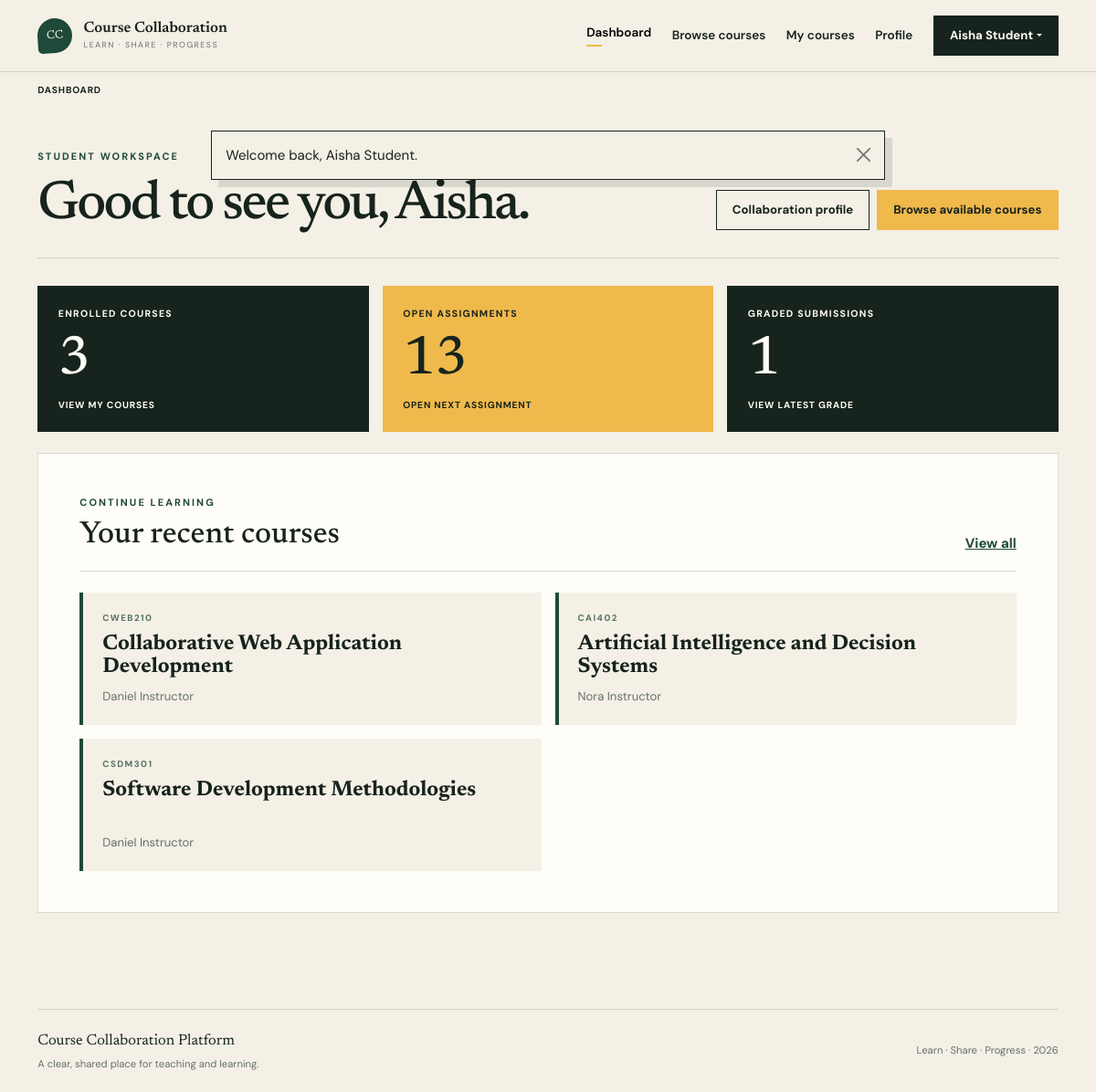
/student/dashboard.php (signed in), run on the app's committed database.
### tables this page shows
CREATE TABLE courses (
    id BIGINT UNSIGNED AUTO_INCREMENT PRIMARY KEY,
    instructor_id BIGINT UNSIGNED NOT NULL,
    course_code VARCHAR(30) NOT NULL,
    title VARCHAR(180) NOT NULL,
    description TEXT NULL,
    is_published TINYINT(1) NOT NULL DEFAULT 1,
    created_at TIMESTAMP NOT NULL DEFAULT CURRENT_TIMESTAMP,
    updated_at TIMESTAMP NOT NULL DEFAULT CURRENT_TIMESTAMP ON UPDATE CURRENT_TIMESTAMP,
    UNIQUE KEY uq_courses_code (course_code),
    KEY idx_courses_instructor (instructor_id),
    CONSTRAINT fk_courses_instructor
        FOREIGN KEY (instructor_id) REFERENCES users(id)
        ON UPDATE CASCADE ON DELETE RESTRICT
);

CREATE TABLE users (
    id BIGINT UNSIGNED AUTO_INCREMENT PRIMARY KEY,
    full_name VARCHAR(120) NOT NULL,
    email VARCHAR(190) NOT NULL,
    password_hash VARCHAR(255) NOT NULL,
    role ENUM('student', 'instructor') NOT NULL DEFAULT 'student',
    is_active TINYINT(1) NOT NULL DEFAULT 1,
    created_at TIMESTAMP NOT NULL DEFAULT CURRENT_TIMESTAMP,
    updated_at TIMESTAMP NOT NULL DEFAULT CURRENT_TIMESTAMP ON UPDATE CURRENT_TIMESTAMP,
    UNIQUE KEY uq_users_email (email),
    KEY idx_users_role (role)
);

### includes/auth.php (called while the page is built, shortened)
<?php
require_once __DIR__ . '/../config/app.php';
require_once __DIR__ . '/../config/database.php';
function current_user(): ?array
{
    return isset($_SESSION['user']) && is_array($_SESSION['user']) ? $_SESSION['user'] : null;
}
function require_login(): array
{
    $user = current_user();
    return $user;
}
function require_role(string $role): array
{
    $user = require_login();
    return $user;
}
function positive_id(mixed $value): ?int
{
    $validated = filter_var($value, FILTER_VALIDATE_INT, ['options' => ['min_range' => 1]]);
    return $validated === false ? null : (int) $validated;
}

### config/app.php (called while the page is built, shortened)
<?php
function url(string $path = ''): string
{
    return BASE_URL . ($path !== '' ? '/' . ltrim($path, '/') : '');
}
function e(?string $value): string
{
    return htmlspecialchars($value ?? '', ENT_QUOTES | ENT_SUBSTITUTE, 'UTF-8');
}

### config/database.php (called while the page is built, shortened)
<?php
function database(): PDO
{
    static $connection = null;
    if ($connection instanceof PDO) {
        return $connection;
    }
    $host = getenv('DB_HOST') ?: '127.0.0.1';
    $port = getenv('DB_PORT') ?: '3306';
    $name = getenv('DB_NAME') ?: 'course_collaboration';
    $username = getenv('DB_USER') ?: 'root';
    $password = getenv('DB_PASS') ?: '';
    $dsn = "mysql:host={$host};port={$port};dbname={$name};charset=utf8mb4";
    try {
        $connection = new PDO($dsn, $username, $password, [
            PDO::ATTR_ERRMODE => PDO::ERRMODE_EXCEPTION,
            PDO::ATTR_DEFAULT_FETCH_MODE => PDO::FETCH_ASSOC,
            PDO::ATTR_EMULATE_PREPARES => false,
        ]);
    } catch (PDOException $exception) {
        error_log('Database connection failed: ' . $exception->getMessage());
        throw new RuntimeException('Unable to connect to the database. Check the application configuration.');
    }
    return $connection;
}

### student/dashboard.php (the view, shortened to what this page needs)
<?php
require_once __DIR__ . '/../includes/auth.php';
$user = require_role('student');
$enrolmentStatement = database()->prepare('SELECT COUNT(*) FROM enrolments WHERE student_id = :student_id AND status = :status');
$enrolmentStatement->execute(['student_id' => $user['id'], 'status' => 'active']);
$enrolledCount = (int) $enrolmentStatement->fetchColumn();
$assignmentStatement = database()->prepare(
    'SELECT COUNT(*) FROM assignments a
     JOIN enrolments e ON e.course_id = a.course_id AND e.student_id = :student_id AND e.status = :status
     WHERE a.deadline >= NOW()'
);
$assignmentStatement->execute(['student_id' => $user['id'], 'status' => 'active']);
$openAssignments = (int) $assignmentStatement->fetchColumn();
$gradeStatement = database()->prepare(
    'SELECT COUNT(*) FROM grades g
     JOIN submissions s ON s.id = g.submission_id
     WHERE s.student_id = :student_id AND s.is_latest = 1'
);
$gradeStatement->execute(['student_id' => $user['id']]);
$gradeCount = (int) $gradeStatement->fetchColumn();
$nextAssignmentStatement = database()->prepare(
    'SELECT a.id
     FROM assignments a
     JOIN enrolments e
       ON e.course_id = a.course_id
      AND e.student_id = :student_id
      AND e.status = :status
     WHERE a.deadline >= NOW()
     ORDER BY a.deadline ASC
     LIMIT 1'
);
$nextAssignmentStatement->execute(['student_id' => $user['id'], 'status' => 'active']);
$nextAssignmentId = positive_id($nextAssignmentStatement->fetchColumn());
$gradedAssignmentStatement = database()->prepare(
    'SELECT a.id
     FROM grades g
     JOIN submissions s ON s.id = g.submission_id
     JOIN assignments a ON a.id = s.assignment_id
     WHERE s.student_id = :student_id AND s.is_latest = 1
     ORDER BY g.graded_at DESC
     LIMIT 1'
);
$gradedAssignmentStatement->execute(['student_id' => $user['id']]);
$gradedAssignmentId = positive_id($gradedAssignmentStatement->fetchColumn());
$recentCoursesStatement = database()->prepare(
    'SELECT c.id, c.course_code, c.title, u.full_name AS instructor_name
     FROM enrolments e
     JOIN courses c ON c.id = e.course_id
     JOIN users u ON u.id = c.instructor_id
     WHERE e.student_id = :student_id AND e.status = :status
     ORDER BY e.enrolled_at DESC LIMIT 4'
);
$recentCoursesStatement->execute(['student_id' => $user['id'], 'status' => 'active']);
$recentCourses = $recentCoursesStatement->fetchAll();
require __DIR__ . '/../includes/header.php';
?>
<section class="app-shell">
    <div class="container">
        <div class="page-heading">
            <div><p class="eyebrow">Student workspace</p><h1>Good to see you, <?= e(explode(' ', $user['full_name'])[0]) ?>.</h1></div>
            <div class="d-flex flex-wrap gap-2"><a class="btn btn-outline-ink" href="<?= e(url('student/profile.php')) ?>">Collaboration profile</a><a class="btn btn-sun" href="<?= e(url('student/courses.php')) ?>">Browse available courses</a></div>
        </div>
        <div class="row g-3 stat-grid">
            <div class="col-md-4">
                <div class="stat-card">
                    <span>Enrolled courses</span>
                    <strong><?= $enrolledCount ?></strong>
                    <small>View my courses</small>
                </div>
            </div>
            <div class="col-md-4">
                <div class="stat-card stat-card-sun">
                    <span>Open assignments</span>
                    <strong><?= $openAssignments ?></strong>
                    <small><?= $nextAssignmentId ? 'Open next assignment' : 'View my courses' ?></small>
                </div>
            </div>
            <div class="col-md-4">
                <div class="stat-card">
                    <span>Graded submissions</span>
                    <strong><?= $gradeCount ?></strong>
                    <small><?= $gradedAssignmentId ? 'View latest grade' : 'View my courses' ?></small>
                </div>
            </div>
        </div>
        <div class="content-panel mt-4">
            <div class="panel-heading"><div><p class="eyebrow mb-2">Continue learning</p><h2>Your recent courses</h2></div><a href="<?= e(url('student/enrolled.php')) ?>">View all</a></div>
            <?php if ($recentCourses === []): ?>
                <div class="empty-state"><h3>No enrolled courses yet</h3><p>Browse the catalogue and enrol when you find the right course.</p></div>
            <?php else: ?>
                <div class="row g-3">
                    <?php foreach ($recentCourses as $course): ?>
                        <div class="col-md-6"><a class="course-row" href="<?= e(url('student/course.php?id=' . $course['id'])) ?>"><span><?= e($course['course_code']) ?></span><strong><?= e($course['title']) ?></strong><small><?= e($course['instructor_name']) ?></small></a></div>
                    <?php endforeach; ?>
                </div>
            <?php endif; ?>
        </div>
    </div>
</section>
<?php require __DIR__ . '/../includes/footer.php'; ?>

### assets/css/style.css (style rules this page uses)
:root { --ink: #17231d; --forest: #1f4938; --moss: #54725f; --sun: #f0b94c; --cream: #f4f0e6; --paper: #fffdf7; --line: rgba(23, 35, 29, 0.16); --muted: #667169; --display: "Newsreader", Georgia, serif; --body: "DM Sans", sans-serif; }
html { font-size: 15px; scroll-behavior: smooth; }
body { background: var(--cream); color: var(--ink); font-family: var(--body); overflow-x: hidden; -webkit-font-smoothing: antialiased; }
.btn { border-radius: 0; font-size: .88rem; font-weight: 700; padding: .76rem 1.15rem; }
.btn-sun { background: var(--sun); border: 1px solid var(--sun); color: var(--ink); }
.btn-outline-ink { border: 1px solid var(--ink); color: var(--ink); }
.eyebrow { color: var(--forest); font-size: .73rem; font-weight: 700; letter-spacing: .19em; margin-bottom: 1.25rem; text-transform: uppercase; }
.form-intro a, .panel-heading a { color: var(--forest); font-weight: 700; }
.app-shell { min-height: calc(100vh - 172px); padding: 3.5rem 0 7rem; }
.page-heading { align-items: end; border-bottom: 1px solid var(--line); display: flex; gap: 2rem; justify-content: space-between; margin-bottom: 2rem; padding-bottom: 2rem; }
.page-heading h1 { font-family: var(--display); font-size: clamp(2.7rem, 5vw, 5.1rem); letter-spacing: -.045em; line-height: .9; margin: 0; }
.stat-card { background: var(--ink); color: var(--paper); display: flex; flex-direction: column; min-height: 160px; padding: 1.5rem; }
.stat-card-sun { background: var(--sun); color: var(--ink); }
.stat-card span { font-size: .7rem; font-weight: 700; letter-spacing: .12em; text-transform: uppercase; }
.stat-card strong { font-family: var(--display); font-size: 4rem; font-weight: 500; line-height: 1; margin-top: auto; }
.stat-card small { font-size: .68rem; font-weight: 700; letter-spacing: .08em; margin-top: .7rem; text-transform: uppercase; }
.content-panel { background: var(--paper); border: 1px solid var(--line); padding: clamp(1.5rem, 4vw, 3rem); }
.panel-heading { align-items: end; border-bottom: 1px solid var(--line); display: flex; gap: 2rem; justify-content: space-between; margin-bottom: 1.5rem; padding-bottom: 1.25rem; }
.panel-heading h2 { font-family: var(--display); font-size: 2.25rem; margin: 0; }
.course-row { background: var(--cream); border-left: 4px solid var(--forest); color: var(--ink); display: flex; flex-direction: column; min-height: 145px; padding: 1.4rem; text-decoration: none; transition: transform .2s ease, background .2s ease; }
.course-row span { color: var(--moss); font-size: .65rem; font-weight: 700; letter-spacing: .15em; }
.course-row strong { font-family: var(--display); font-size: 1.55rem; line-height: 1.1; margin: .55rem 0 auto; }
.course-row small { color: var(--muted); }

### data on the page
courses: course_code "CWEB210", title "Collaborative Web Application Development", instructor.full_name "Daniel Instructor"
courses: course_code "CAI402", title "Artificial Intelligence and Decision Systems", instructor.full_name "Nora Instructor"
courses: course_code "CSDM301", title "Software Development Methodologies", instructor.full_name "Daniel Instructor"

### other printed values
$authenticatedUser['full_name'] "Aisha Student"
$breadcrumb['label'] "DASHBOARD"
$flash['message'] "Welcome back, Aisha Student."
explode(' ', $user['full_name'])[0] "Aisha"
$enrolledCount "3"
$openAssignments "13"
$gradeCount "1"
